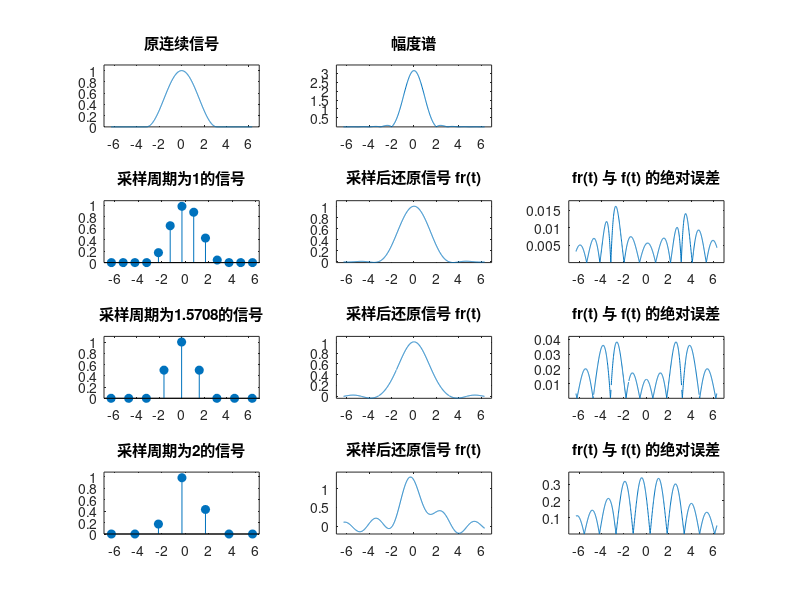

Write MATLAB code to recreate this figure.
clear;

dt = 2*pi/500;
f0 = 1/(2*pi);
T0 = 1/f0;
t = -2*pi:dt:2*pi;
% N = length(t);
% k = 0:N-1;
% wm = 2*pi*fm;
% w1 = k*wm/N;
w1 = linspace(-2*pi,2*pi,500);
f = ((1 + cos(2*pi*f0*t)) / 2) .* (abs(t) <= pi);
F1 = f*exp(-j*t'*w1)*dt;

subplot(431),plot(t,f);
axis([min(t)*1.1 max(t)*1.1 min(f)*1.1 max(f)*1.1]);
title('原连续信号');
subplot(432),plot(w1,abs(F1));
axis([-2*pi*1.1 2*pi*1.1 1.1*min(abs(F1)) 1.1*max(abs(F1))]);
title('幅度谱');

Ts = [1 pi/2 2];

for x = 1:3
    n1 = -2*pi:Ts(x):2*pi;
    % 抽样信号
    f1 = ((1 + cos(2*pi*f0*n1)) / 2) .* (abs(n1) <= pi);
    % 生成 n 序列
    n = -2*pi/Ts(x):2*pi/Ts(x);
    % 生成 t 序列
    t1 = -2*pi:dt:2*pi;
    % 生成 f(n*Ts(x))
    x1 = (1+cos(2*pi*f0*n*Ts(x))) / 2 .* (abs(n*Ts(x)) <= pi);
    % 生成 t-nT 矩阵
    t_nT = ones(length(n),1)*t1-n'*Ts(x)*ones(1,length(t1));
    % 内插公式
    xa = x1*Ts(x)/pi*(sin(2.4*t_nT)./(t_nT));

    subplot(4,3,x*3+1),stem(n1,f1,'filled');
    axis([min(n1)*1.1 max(n1)*1.1 min(f1)*1.1 max(f1)*1.1]);
    title(['采样周期为',num2str(Ts(x)),'的信号']);
    
    subplot(4,3,x*3+2),plot(t1,xa);
    axis([-2*pi*1.1 2*pi*1.1 1.1*min(xa) 1.1*max(xa)]);
    title('采样后还原信号 fr(t)');

    subplot(4,3,x*3+3),plot(t1,abs(xa-f));
    axis([-2*pi*1.1 2*pi*1.1 1.1*min(abs(xa-f)) 1.1*max(abs(xa-f))]);
    title('fr(t) 与 f(t) 的绝对误差');
end


